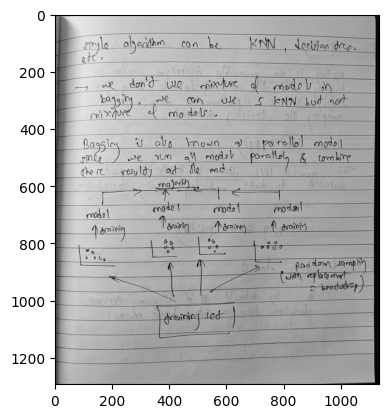
#> input picture handwritten.png, 388 x 418 px
$ jupyter execute 61_image_segmentation.ipynb
#> lines starting #> are read from the running program, lines starting #| are printed output that depends on the picture; after the words box and inside, x2 and y2 are one past the last pixel; in counts of white or black regions, pixels touching at a corner belong together; long printed decimals are rounded
[cell 1]
import cv2
import numpy as np
import matplotlib.pyplot as plt

[cell 2]
image = cv2.imread("handwritten.png", 0)
#> image is the input picture: shape (418, 388); min 0, max 255, mean 184.9

plt.imshow(image, cmap='grey')

[cell 3]
retval, binary = cv2.threshold(image, 150, 255, cv2.THRESH_BINARY)
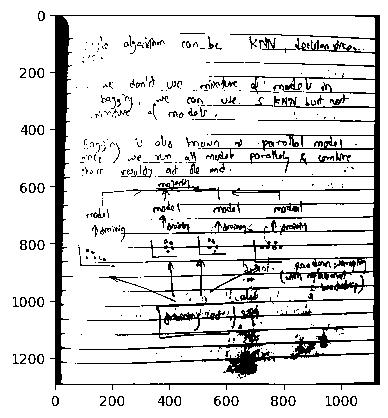
#> binary: shape (418, 388); 86% white; 344 black regions (259 under 20 px), largest, box (x1, y1, x2, y2) and area: (50, 15, 380, 390) 18389, (259, 37, 296, 53) 117, (213, 97, 273, 107) 81

plt.figure(figsize=(12,7))

plt.imshow(binary, cmap='grey')
plt.show()

[cell 4]
adaptive_m = cv2.adaptiveThreshold(image, 255, cv2.ADAPTIVE_THRESH_MEAN_C, cv2.THRESH_BINARY, 11, 15)
#> adaptive_m: shape (418, 388); 87.8% white; black in thin lines or dots, all inside (x1, y1, x2, y2) = (12, 11, 380, 406)

adaptive_g = cv2.adaptiveThreshold(image, 255, cv2.ADAPTIVE_THRESH_GAUSSIAN_C, cv2.THRESH_BINARY, 11, 15)

plt.figure(figsize=(12,7))

plt.imshow(adaptive_m, cmap='grey')
plt.title("Adaptive mean thresholding")
plt.show()

plt.imshow(adaptive_g, cmap='grey')
plt.title("Adaptive guassian thresholding")
plt.show()

[cell 5]
image = cv2.imread("shape.png")
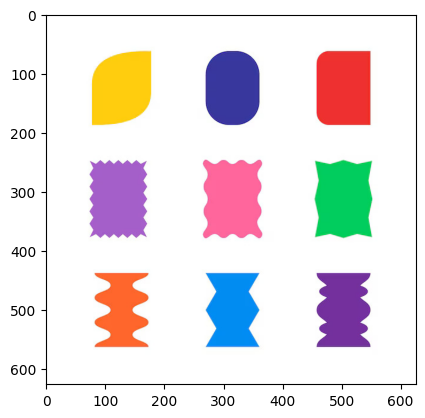
#> input picture shape.png, 425 x 418 px
#> image is the input picture: shape (418, 425, 3); mean B, G, R 226.7, 224.7, 231.6
image = cv2.cvtColor(image, cv2.COLOR_BGR2RGB)
pixel_values = image.reshape((-1, 3))
pixel_values = np.float32(pixel_values)
print(pixel_values)
#> (printed output is left out)

[cell 6]
criteria = (cv2.TERM_CRITERIA_EPS + cv2.TERM_CRITERIA_MAX_ITER, 100, 0.2)
k = 3

_, labels, centers = cv2.kmeans(pixel_values, k, None, criteria, 10, cv2.KMEANS_RANDOM_CENTERS)
#> centers = [[249.3, 115.8, 70.29], [254.4, 254.3, 254.4], [65.98, 100.4, 149.1]]

[cell 7]
print(labels.shape)
#| (177650, 1)
print(centers)
#| [[249.301  115.7892    70.291 ]
#|  [254.442  254.348  254.352 ]
#|  [ 65.977 100.405  149.1458  ]]

[cell 8]
centers = np.uint8(centers)
#> centers = [[249, 115, 70], [254, 254, 254], [65, 100, 149]]
segmented_image = centers[labels.flatten()]
segmented_image = segmented_image.reshape(image.shape)

# 1 --> [255, 255, 255]
# 0 --> [70,110, 167]

plt.figure(figsize=(12,7))

plt.subplot(1,2,1)
plt.imshow(image)
plt.title("Original image")

plt.subplot(1,2,2)
plt.imshow(segmented_image)
plt.title("Segmented image")

plt.show()

[cell 9]
image = cv2.imread("coins.png")
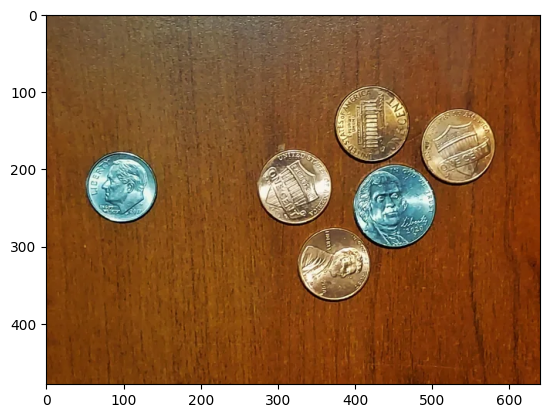
#> input picture coins.png, 549 x 418 px
#> image is the input picture: shape (418, 549, 3); mean B, G, R 82.7, 115.5, 153.1
image = cv2.cvtColor(image, cv2.COLOR_BGR2RGB)
original_image = image.copy()
plt.imshow(image)

[cell 10]
grey = cv2.cvtColor(image, cv2.COLOR_BGR2GRAY)
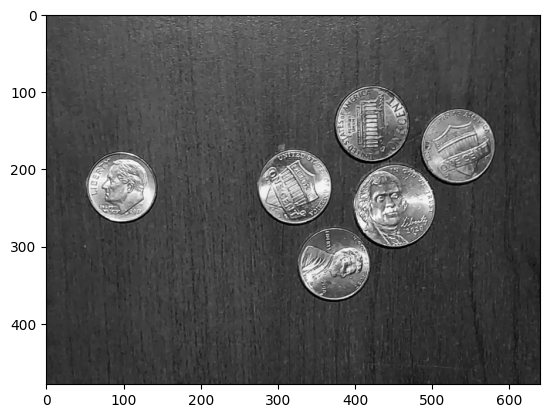
#> grey: shape (418, 549); min 0, max 255, mean 110
plt.imshow(grey, cmap='grey')

[cell 11]
_, thresh = cv2.threshold(grey, 130, 255, cv2.THRESH_BINARY_INV)
#> thresh: shape (418, 549); 73.2% white; 185 black regions (146 under 20 px), largest, box (x1, y1, x2, y2) and area: (0, 0, 549, 418) 44868, (354, 165, 435, 246) 3274, (88, 158, 156, 221) 3093
plt.imshow(thresh,cmap='grey')

[cell 12]
kernel = np.ones((3,3), np.uint8)
opeaning = cv2.morphologyEx(thresh, cv2.MORPH_OPEN, kernel, iterations=4)
#> opeaning: shape (418, 549); 69.5% white; 19 black regions (14 under 20 px), largest, box (x1, y1, x2, y2) and area: (0, 0, 549, 418) 46434, (298, 86, 435, 300) 11896, (258, 148, 331, 223) 4153, (422, 109, 494, 183) 3939, (86, 152, 156, 221) 3645

plt.imshow(opeaning, cmap='grey')

[cell 13]
sure_bg = cv2.dilate(opeaning, kernel, iterations=3)
#> sure_bg: shape (418, 549); 74.2% white; 8 black regions (1 under 20 px), largest, box (x1, y1, x2, y2) and area: (0, 0, 549, 418) 41142, (357, 149, 432, 243) 4338, (262, 153, 328, 220) 3314
plt.imshow(sure_bg, cmap='grey')

[cell 14]
dist_transform = cv2.distanceTransform(opeaning, cv2.DIST_L2, 5)
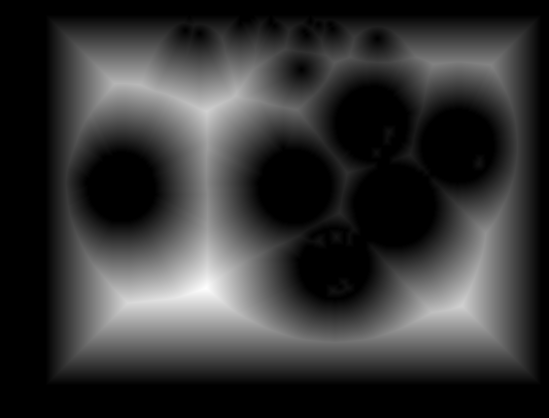
#> dist_transform: shape (418, 549) float32; min 0, max 97, mean 20.1; drawn with min black and max white

plt.imshow(dist_transform, cmap='grey')

[cell 15]
_, sure_fg = cv2.threshold(dist_transform, 0.3 * dist_transform.max(), 255, 0)
#> sure_fg: shape (418, 549) float32; 30.3% white; 3 white regions, box (x1, y1, x2, y2) and area: (75, 44, 512, 356) 64766, (395, 44, 512, 107) 4419, (328, 51, 357, 73) 260

sure_fg = np.uint8(sure_fg)

plt.imshow(sure_fg, cmap='grey')

[cell 16]
unknown = cv2.subtract(sure_bg, sure_fg)
#> unknown: shape (418, 549); 44% white; 1 white region, box (x1, y1, x2, y2) and area: (43, 12, 544, 388) 100923
plt.imshow(unknown, cmap='grey')

[cell 17]
_, markers = cv2.connectedComponents(sure_fg)
#> markers: shape (418, 549) int32; 4 distinct labels, from 0 to 3
markers = markers+1
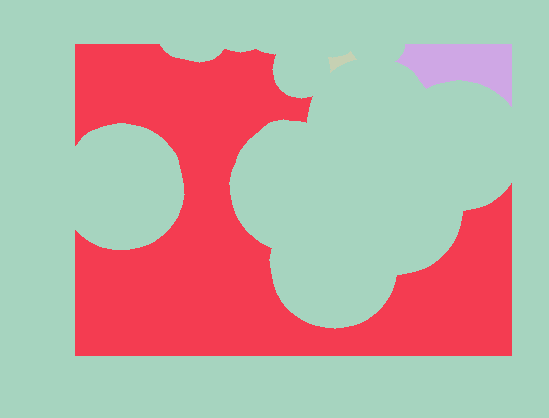
#> markers: shape (418, 549) int32; 4 distinct labels, from 1 to 4; one colour per label, 0 black
markers[unknown== 255] = 0
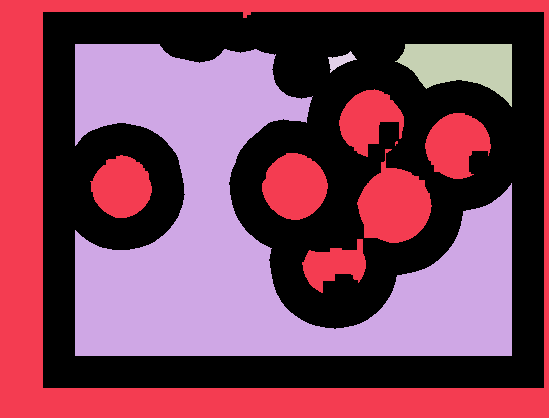
#> markers: shape (418, 549) int32; 5 distinct labels, from 0 to 4; one colour per label, 0 black

plt.imshow(markers)

[cell 18]
markers = cv2.watershed(image, markers)
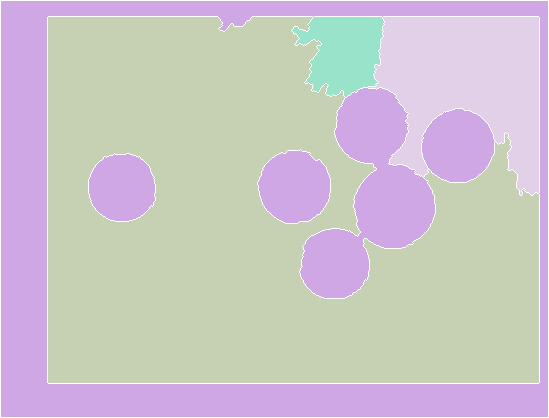
#> markers: shape (418, 549) int32; 5 distinct labels, from -1 to 4; one colour per label, 0 black, -1 white
plt.imshow(markers)

[cell 19]
coin_mask = np.zeros_like(grey)

print(grey.shape)
#| (418, 549)
print(coin_mask.shape)
#| (418, 549)

unique_labels = np.unique(markers)
#> unique_labels = [-1, 1, 2, 3, 4]

instance_number = 1
font = cv2.FONT_HERSHEY_SIMPLEX

for label in unique_labels:
    if label == 0 or label == -1:
        continue

    mask = np.uint8(markers == label)
    contours, _ = cv2.findContours(mask, cv2.RETR_EXTERNAL, cv2.CHAIN_APPROX_SIMPLE)

    for contour in contours:
        area = cv2.contourArea(contour)
        perimerter = cv2.arcLength(contour,True)

        if perimerter == 0:
            continue

        circularity = 4 * np.pi * (area / (perimerter * perimerter))

        if 0.7 < circularity < 1.2 and area > 1000:
            cv2.drawContours(original_image, [contour], -1, (0,255,0), 2)
            x, y, w, h = cv2.boundingRect(contour)
            cv2.putText(original_image, f'Coin {instance_number}', (x, y-10), font, 0.6, (255,0, 0), 2)
            coin_mask = cv2.bitwise_or(coin_mask, mask)
            cv2.rectangle(original_image,(x-5, y-5), (x+w+5, y+h+5), (160, 150, 250), 2)
            instance_number += 1
#> this loop made 5 passes
#> label on pass 1: -1
#> contours on pass 2: [[[1, 1], [1, 416], [547, 416], [547, 1]]]
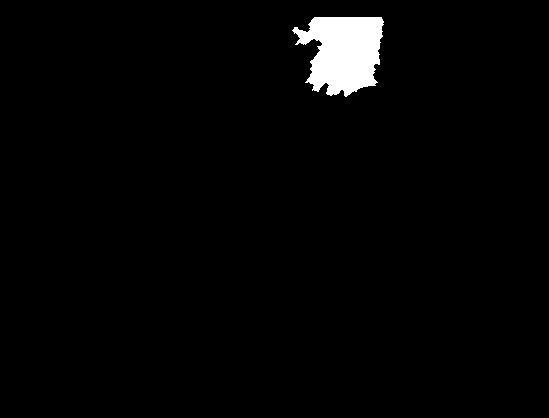
#> mask: shape (418, 549); values 0 (black) and 1 (white), 2.2% white; 1 white region, box (x1, y1, x2, y2) and area: (292, 17, 384, 97) 5072
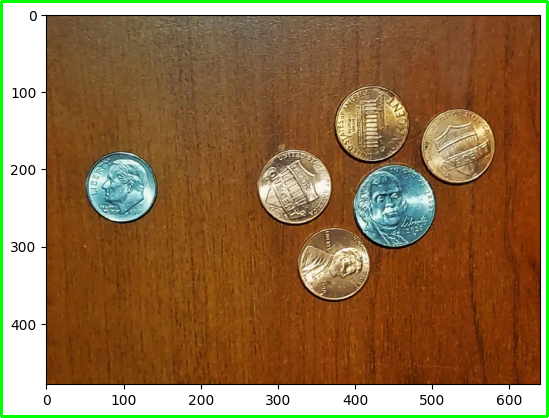
#> original_image: shape (418, 549, 3); mean R, G, B 146.7, 115.5, 76.3
#> after the loop, instance_number = 2

[cell 20]
plt.figure(figsize=(15,10))


plt.subplot(1,3,1)
plt.imshow(image)
plt.title("Original image")

plt.subplot(1,3,2)
plt.imshow(original_image)
plt.title("Labeled Coins")

plt.subplot(1,3,3)
plt.imshow(coin_mask)
plt.title("Final coin mask")

plt.show()
